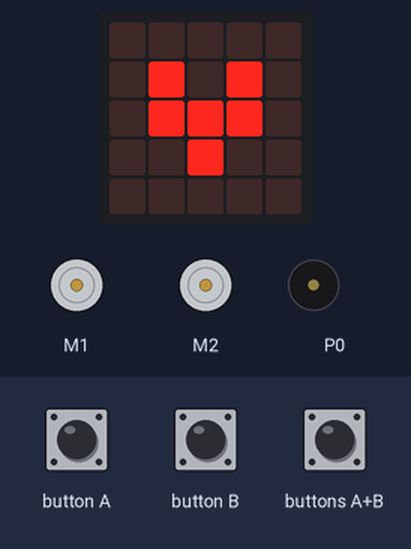
This program was run on a simulated BBC micro:bit (MakeCode). On the bench: the board's 5×5 LED display, 2 × DC motor (green arrow = forward, orange = backward, longer = faster), buzzer (waves = sounding). Inputs (shaded band) come from the test bench.

Above: at 1.3 s.
1.4 s: buttons A+B pressed for 0.15 s
At 2.4 s:
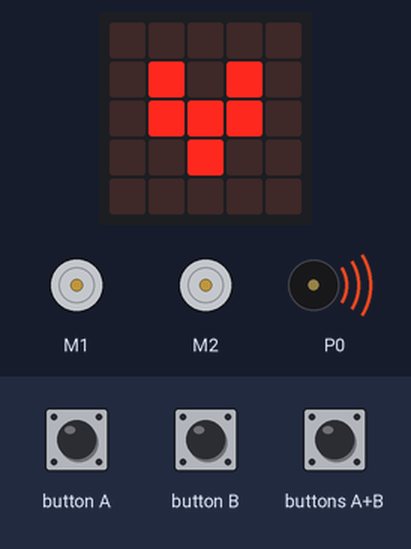
At 3.4 s:
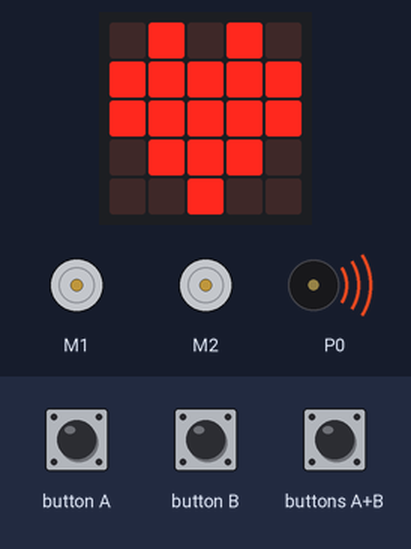
4.5 s: button B pressed for 0.15 s
At 5.1 s:
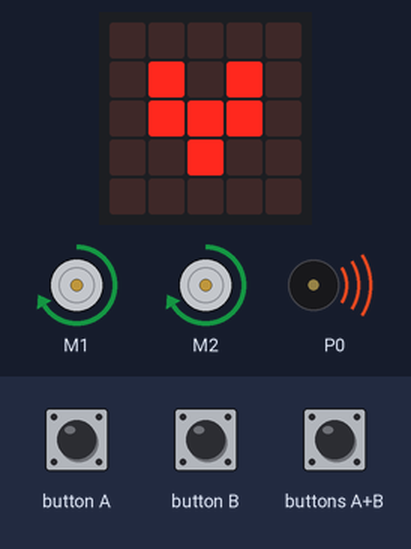
5.2 s: button B pressed for 0.15 s
5.9 s: buttons A+B pressed for 1 s
7.5 s: button B pressed for 0.15 s
Timing chart, 0 to 12.2 s (numbered marks = the images above; inputs shaded):
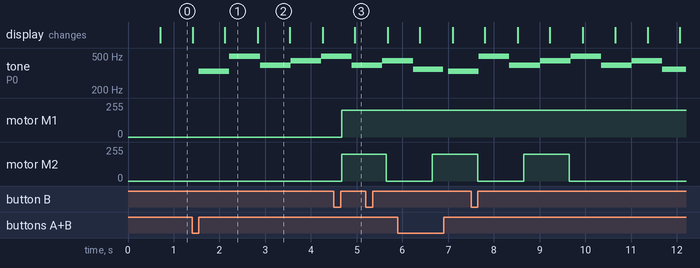

The program:

main.ts
```typescript
input.onButtonPressed(Button.AB, function () {
    music.playMelody("E B G A B G A F ", 90)
    basic.pause(100)
})
input.onButtonPressed(Button.B, function () {
    maqueen.motorRun(maqueen.Motors.All, maqueen.Dir.CW, 200)
    basic.pause(1000)
    maqueen.motorStop(maqueen.Motors.M2)
    maqueen.motorRun(maqueen.Motors.M1, maqueen.Dir.CW, 200)
    basic.pause(1000)
})
basic.forever(function () {
    basic.showIcon(IconNames.Heart)
    basic.pause(100)
    basic.showIcon(IconNames.SmallHeart)
    basic.pause(100)
})
```

test.ts
```typescript
// aquí va el archivo "tests"; esto no se compilará cuando este paquete se utilice como una extensión.
```

Measured:
- after the input at 1.4 s, tone on P0: plays 330 Hz for 0.67 s, 494 Hz for 0.67 s, 392 Hz for 0.67 s, 440 Hz for 0.67 s, 494 Hz for 0.27 s, starting after 0.15 s
- after the input at 4.5 s, motor M1, motor M2: stopped → forward 200/255 after 0.17 s
- what the display in image 1 shows lasts 0.7 s, from 2.1 s to 2.8 s
